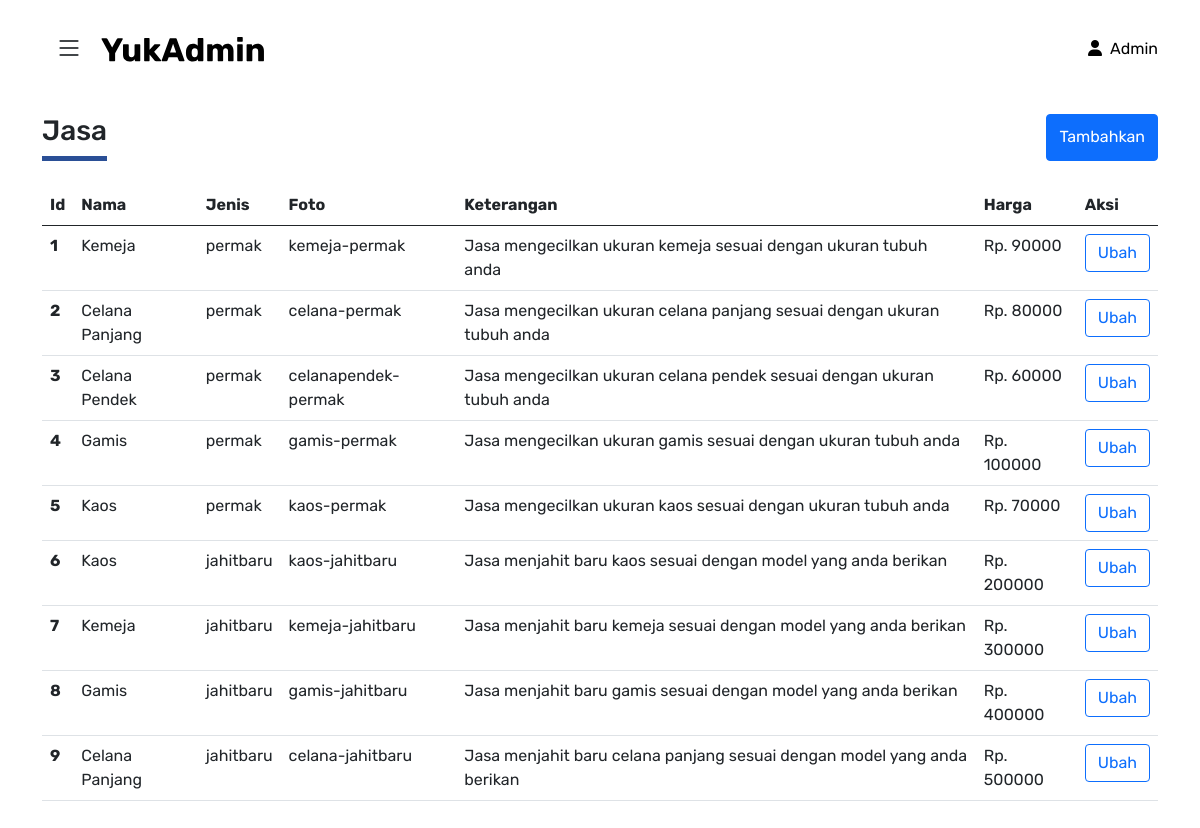
The app's page /admin/jasa.php (signed in), older data.
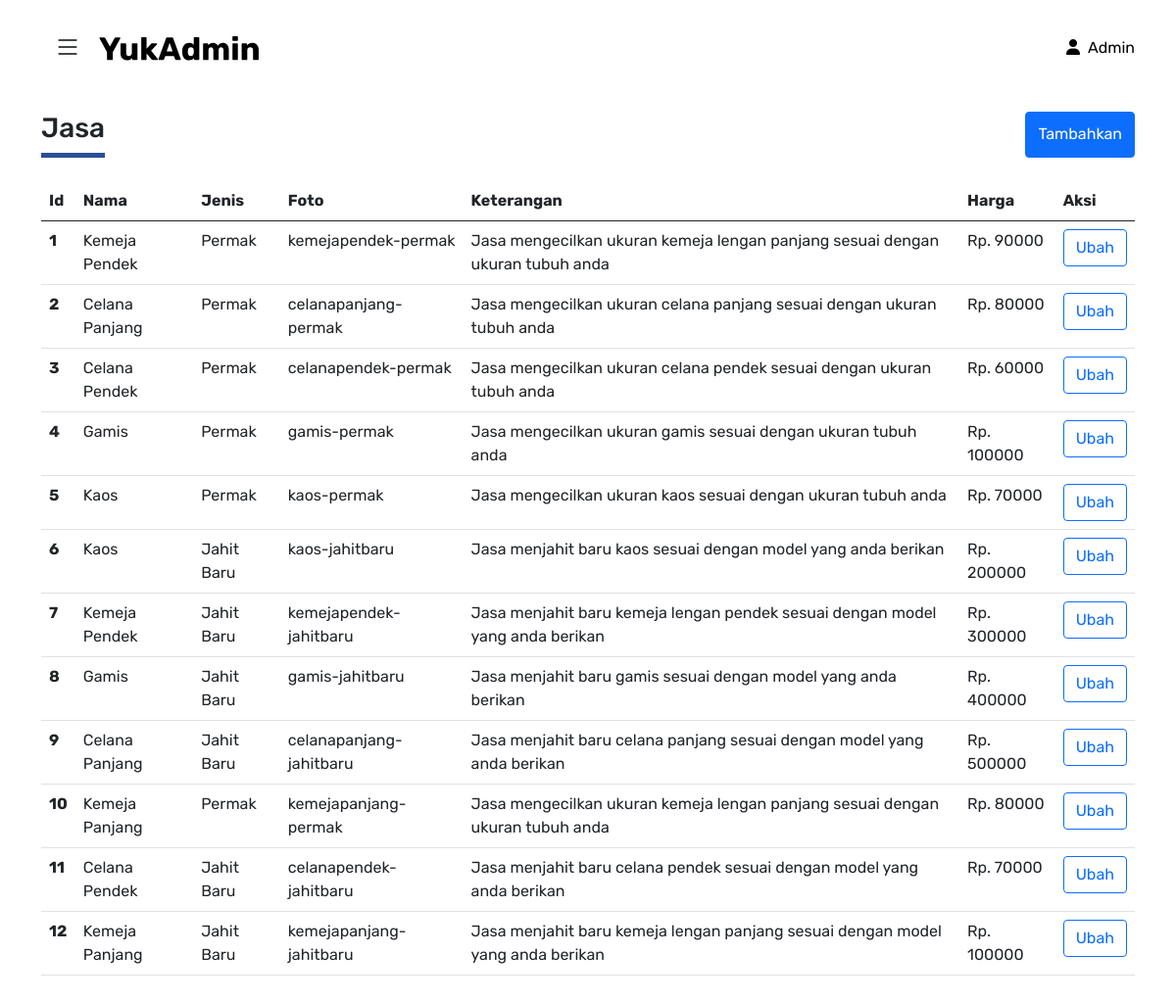
The same page, newer data.
### tables this page shows
CREATE TABLE `jasa` (
  `id` int(11) NOT NULL,
  `nama` varchar(30) NOT NULL,
  `jenis` varchar(30) NOT NULL,
  `image` varchar(30) NOT NULL,
  `keterangan` varchar(90) NOT NULL,
  `harga` int(10) NOT NULL
);

### admin/jasa.php (the view, shortened to what this page needs)
<?php
include "../server/connection.php";
$query_getjasa = mysqli_query($connect, "SELECT * FROM jasa");
$data_countgetjasa = mysqli_num_rows($query_getjasa);
if (empty($_SESSION['email']) and empty($_SESSION['status'])) {
    header("location: ../login.php");
} else if ($_SESSION['email'] != "admin@yukadmin.com") {
    header("location: ../login.php");
} else if ($_SESSION['email'] == "admin@yukadmin.com") {
?>
    <!DOCTYPE html>
    <html lang="en">
    <head>
        <?php
        include "assets/components/header.php"
        ?>
        <link rel="stylesheet" href="assets/css/style.css">
    </head>
    <body>
        <?php
        include "assets/components/navbar.php"
        ?>
        <div class="container">
            <div class="row mb-4">
                <div class="col">
                    <div class="heading">
                        <h3>Jasa</h3>
                    </div>
                </div>
                <div class="col">
                    <button type="button" class="btn btn-primary float-end h-100" data-bs-toggle="modal" data-bs-target="#exampleModal">
                        Tambahkan
                    </button>
                </div>
            </div>
            <table class="table mb-5">
                <?php
                if ($data_countgetjasa == 0) {
                    echo "<div class='text-center py-5'>";
                    echo "<h5>Jasa masih kosong</h5>";
                    echo "<p>Tambahkan jasa anda</p>";
                    echo "</div>";
                } else {
                ?>
                    <thead>
                        <tr>
                            <th scope="col">Id</th>
                            <th scope="col">Nama</th>
                            <th scope="col">Jenis</th>
                            <th scope="col">Foto</th>
                            <th scope="col">Keterangan</th>
                            <th scope="col">Harga</th>
                            <th scope="col">Aksi</th>
                        </tr>
                    </thead>
                    <tbody>
                    <?php
                    $nomor = 0;
                    while ($data_getjasa = mysqli_fetch_array($query_getjasa)) {
                        echo "<tr>";
                        echo "<th scope=row>$data_getjasa[id]</th>";
                        echo "<td>$data_getjasa[nama]</td>";
                        echo "<td>$data_getjasa[jenis]</td>";
                        echo "<td>$data_getjasa[image]</td>";
                        echo "<td>$data_getjasa[keterangan]</td>";
                        echo "<td>Rp. $data_getjasa[harga]</td>";
                        echo "<td>
                    <button type='button' class='btn btn-outline-primary' data-bs-toggle='modal' data-bs-target='#exampleModal$nomor'>Ubah</button>
                    </td>";
                        echo "</tr>";
                        $nomor++;
                    }
                }
                    ?>
                    </tbody>
            </table>
        </div>
    </body>
    </html>
<?php
}
?>

### admin/assets/components/header.php (shortened to what this page needs)
<link href="https://cdn.jsdelivr.net/npm/bootstrap@5.0.0/dist/css/bootstrap.min.css" rel="stylesheet">
<link rel="stylesheet" href="https://cdn.jsdelivr.net/npm/bootstrap-icons@1.5.0/font/bootstrap-icons.css">

### admin/assets/components/navbar.php (shortened to what this page needs)
<nav class="navbar navbar-expand-lg navbar-light bg-white fixed-top">
    <div class="container py-2 py-lg-2">
        <a class="navbar-brand">
            <button class="btn" data-bs-toggle="offcanvas" data-bs-target="#offcanvas" role="button">
                <i class="bi bi-list fs-3" data-bs-toggle="offcanvas" data-bs-target="#offcanvas"></i>
            </button>
            <img src="assets/img/logo-admin.svg" alt="" width="" height="25">
        </a>
        <div class="collapse navbar-collapse justify-content-end" id="navbarSupportedContent">
            <div class="py-2 py-lg-0">
                <ul class="navbar-nav">
                    <li class="nav-item dropdown">
                        <a role="button" data-bs-toggle="dropdown" aria-expanded="false" style="color: black; text-decoration: none;"><i class="fas fa-user me-2"></i>Admin</a>
                    </li>
                </ul>
            </div>
        </div>
    </div>
</nav>

### admin/assets/css/style.css (style rules this page uses)
.heading { border-bottom: 5px solid #2a4f96; width: fit-content; }
body { padding-top: 90px !important; font-family: "Rubik", sans-serif; }

Row changes from the older to the newer data that the page shows:
changed jasa id 1: nama "Kemeja" → "Kemeja Pendek"; jenis "permak" → "Permak"; image "kemeja-permak" → "kemejapendek-permak"; keterangan "Jasa mengecilkan ukuran kemeja sesuai dengan ukuran tubuh anda" → "Jasa mengecilkan ukuran kemeja lengan panjang sesuai dengan ukuran tubuh anda"
changed jasa "Jasa mengecilkan ukuran celana panjang sesuai dengan ukuran tubuh anda": jenis "permak" → "Permak"; image "celana-permak" → "celanapanjang-permak"
changed jasa "celanapendek-permak": jenis "permak" → "Permak"
changed jasa "gamis-permak": jenis "permak" → "Permak"
changed jasa "kaos-permak": jenis "permak" → "Permak"
changed jasa "kaos-jahitbaru": jenis "jahitbaru" → "Jahit Baru"
changed jasa id 7: nama "Kemeja" → "Kemeja Pendek"; jenis "jahitbaru" → "Jahit Baru"; image "kemeja-jahitbaru" → "kemejapendek-jahitbaru"; keterangan "Jasa menjahit baru kemeja sesuai dengan model yang anda berikan" → "Jasa menjahit baru kemeja lengan pendek sesuai dengan model yang anda berikan"
changed jasa "gamis-jahitbaru": jenis "jahitbaru" → "Jahit Baru"
changed jasa "Jasa menjahit baru celana panjang sesuai dengan model yang anda berikan": jenis "jahitbaru" → "Jahit Baru"; image "celana-jahitbaru" → "celanapanjang-jahitbaru"
added jasa: id "10", nama "Kemeja Panjang", jenis "Permak", image "kemejapanjang-permak", keterangan "Jasa mengecilkan ukuran kemeja lengan panjang sesuai dengan ukuran tubuh anda", harga "80000"
added jasa: id "11", nama "Celana Pendek", jenis "Jahit Baru", image "celanapendek-jahitbaru", keterangan "Jasa menjahit baru celana pendek sesuai dengan model yang anda berikan", harga "70000"
added jasa: id "12", nama "Kemeja Panjang", jenis "Jahit Baru", image "kemejapanjang-jahitbaru", keterangan "Jasa menjahit baru kemeja lengan panjang sesuai dengan model yang anda berikan", harga "100000"
